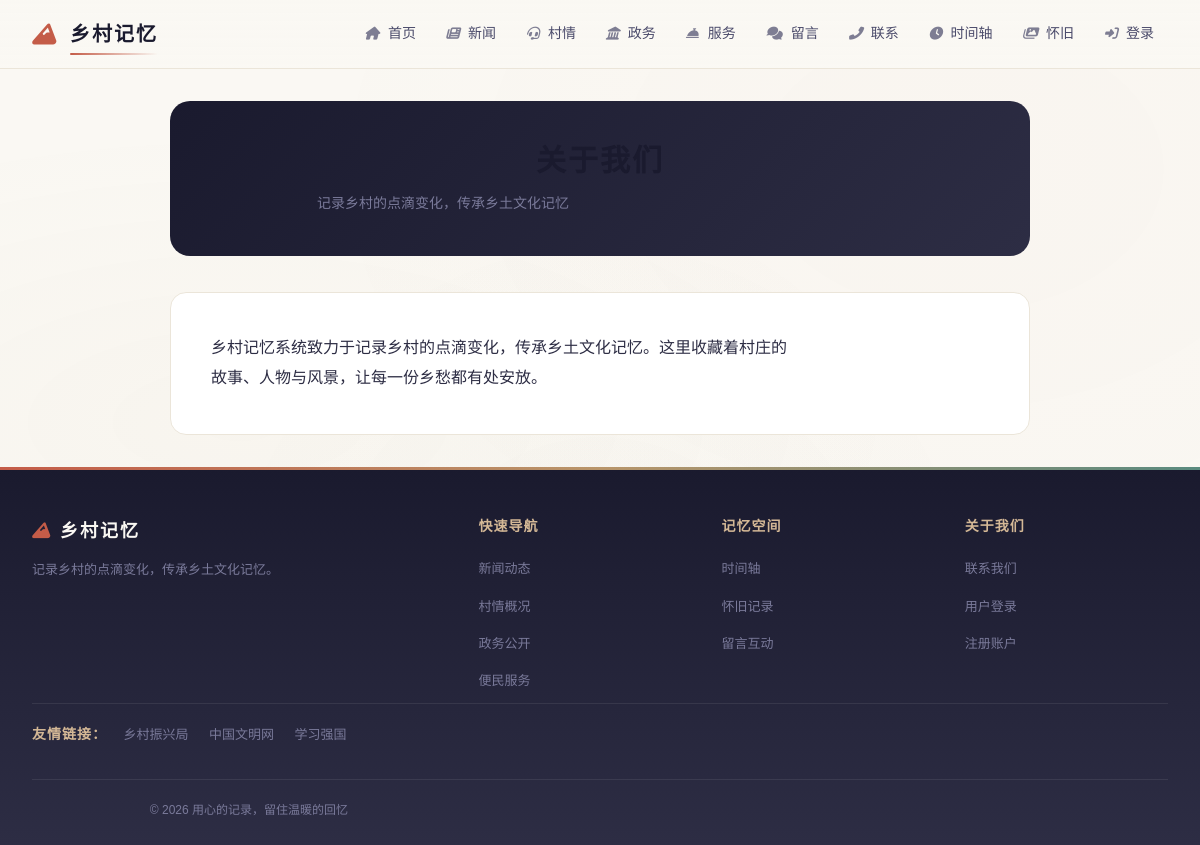
/about, run on the app's committed database.
### models.py (models this page shows, shortened)
class SiteConfig(db.Model):
    __tablename__ = "site_config"
    id = db.Column(db.Integer, primary_key=True)
    site_title = db.Column(db.String(100), default="乡村记忆")  # 站点标题
    site_slogan = db.Column(db.Text, default="")  # 站点副标题/标语
    logo_url = db.Column(db.String(255), default="")  # 图片 Logo 访问 URL
    logo_name = db.Column(db.String(100), default="乡村记忆")  # 文字 Logo 名称
    logo_icon = db.Column(db.String(50), default="fas fa-mountain")  # 文字 Logo 图标
    nav_menu = db.Column(db.Text, default="[]")  # 导航菜单 JSON
    footer_brand = db.Column(db.Text, default="")  # 页脚品牌名
    footer_about = db.Column(db.Text, default="")  # 页脚简介文案
    footer_links = db.Column(db.Text, default="[]")  # 页脚链接分组 JSON
    footer_copyright = db.Column(db.Text, default="")  # 版权后缀（不含年份）
    quick_links = db.Column(db.Text, default="[]")  # 首页快速入口 JSON
    home_stats = db.Column(db.Text, default="{}")  # 首页/村情统计 JSON
    about_content = db.Column(db.Text, default="")  # 关于我们页正文（富文本）
    hero_subtitle = db.Column(
        db.Text, default="生态宜居 · 产业兴旺 · 乡风文明"
    )  # 封面副标题
    hero_title = db.Column(db.Text, default="美丽乡村")  # 封面主标题（Hero 悬浮文字，后台可配）
    stat_labels = db.Column(db.Text, default="{}")  # KPI 标签 JSON: {population,area,output,satisfaction}
    intro_title = db.Column(db.Text, default="关于我们的村庄")  # 「关于我们的村庄」区块标题
    intro_subtitle = db.Column(db.Text, default="山水田园间，品味乡村魅力")  # 「关于我们的村庄」副文案
    features_title = db.Column(db.Text, default="乡村特色")  # 「乡村特色」区块标题
    features_subtitle = db.Column(db.Text, default="生态、生产、生活融合发展")  # 「乡村特色」副文案
    village_info_title = db.Column(db.Text, default="村庄信息")  # 「村庄信息」区块标题（P1）
    updated_at = db.Column(
        db.DateTime, default=datetime.utcnow, onupdate=datetime.utcnow
    )
    @classmethod
    def get(cls):
        try:
            row = cls.query.first()
        except Exception:
            row = None
        if row is None:
            row = cls(id=1, **cls.default_values())
        return row
    @property
    def nav_items(self):
        try:
            items = json.loads(self.nav_menu) if self.nav_menu else []
        except (json.JSONDecodeError, TypeError):
            items = []
        if not isinstance(items, list):
            items = []
        items = [i for i in items if i.get("is_active", True)]
        items.sort(key=lambda x: x.get("sort_order", 0))
        return items
    @property
    def footer_link_groups(self):
        try:
            groups = json.loads(self.footer_links) if self.footer_links else []
        except (json.JSONDecodeError, TypeError):
            groups = []
        return groups if isinstance(groups, list) else []

class FriendLink(db.Model):
    __tablename__ = "friend_links"
    id = db.Column(db.Integer, primary_key=True)
    name = db.Column(db.String(100), nullable=False)  # 链接名称
    url = db.Column(db.String(255), default="")  # 跳转地址
    logo_url = db.Column(db.String(255), default="")  # 站点图标（可选）
    description = db.Column(db.Text, default="")  # 备注
    sort_order = db.Column(db.Integer, default=0)  # 排序
    is_active = db.Column(db.Boolean, default=True)  # 是否展示
    created_at = db.Column(db.DateTime, default=datetime.utcnow)

### routes/main.py (the view)
@main_bp.route("/about")
def about_page():
    config = SiteConfig.get()
    return render_template(
        "about.html", about_content=config.about_content or ""
    )

### templates/about.html (shortened to what this page needs)
{% extends "base.html" %}
{% block content %}
<div class="about-container">
  <div class="about-header">
    <h1>关于我们</h1>
    <p>记录乡村的点滴变化，传承乡土文化记忆</p>
  </div>
  <div class="about-content">
    {% if about_content %}
    {{ about_content | safe }}
    {% else %}
    <p>乡村记忆系统致力于记录乡村的点滴变化，传承乡土文化记忆。这里收藏着村庄的故事、人物与风景，让每一份乡愁都有处安放。</p>
    {% endif %}
  </div>
</div>
{% endblock %}

### templates/base.html (shortened to what this page needs)
<!doctype html>
<html lang="zh-CN">
  <head>
    <link
      rel="stylesheet"
      href="{{ url_for('static', filename='font-awesome/css/all.min.css') }}"
    />
    <link rel="stylesheet" href="/static/css/style.css" />
  </head>
  <body class="{% if request.path.startswith('/admin') %}is-admin{% endif %}">
    <header class="site-header">
      <div class="header-inner">
        <a href="/" class="logo-area">
          {% if site_config and site_config.logo_url %}
          <img src="{{ site_config.logo_url }}" alt="{{ site_config.logo_name or 'logo' }}" style="height: 28px; border-radius: 6px;" />
          {% else %}
          <i class="{{ site_config.logo_icon if site_config and site_config.logo_icon else 'fas fa-mountain' }}"></i>
          <span>{{ site_config.logo_name if site_config and site_config.logo_name else '乡村记忆' }}</span>
          {% endif %}
        </a>
        <ul class="nav-links" id="navLinks">
          {% if site_config %}
          {% for item in site_config.nav_items %}
          <li>
            <a href="{{ item.url }}"><i class="{{ item.icon or 'fas fa-circle' }}"></i> {{ item.label }}</a>
          </li>
          {% endfor %}
          {% endif %}
          {% if session['user'] %}
          <li>
            <a href="/logout"><i class="fas fa-sign-out-alt"></i> 退出</a>
          </li>
          {% else %}
          <li>
            <a href="/login"><i class="fas fa-sign-in-alt"></i> 登录</a>
          </li>
          {% endif %}
        </ul>
      </div>
    </header>
    <main class="container">
       {% block content %}{% endblock %}
    </main>
    <footer>
      <div class="footer-inner">
        <div>
          <div class="footer-brand">
            {% if site_config and site_config.logo_icon %}<i class="{{ site_config.logo_icon }}" style="margin-right: 8px; color: var(--cinnabar)"></i>{% endif %}{{ site_config.footer_brand if site_config and site_config.footer_brand else '乡村记忆' }}
          </div>
          <p class="footer-desc">
            {{ site_config.footer_about if site_config and site_config.footer_about else '记录乡村的点滴变化，传承乡土文化记忆。<br />让每一份乡愁都有处安放，让每一个故事都被铭记。' }}
          </p>
        </div>
        {% for group in (site_config.footer_link_groups if site_config else []) %}
        <div>
          <div class="footer-title">{{ group.title }}</div>
          <ul class="footer-links">
            {% for link in group.links %}
            <li><a href="{{ link.url }}">{{ link.label }}</a></li>
            {% endfor %}
          </ul>
        </div>
        {% endfor %}
      </div>
      {% if friend_links %}
      <div class="footer-friends" style="border-top: 1px solid rgba(255, 255, 255, 0.08); padding-top: 16px; margin-bottom: 8px;">
        <span class="footer-title" style="margin-right: 12px;">友情链接：</span>
        {% for fl in friend_links %}
        <a href="{{ fl.url }}" target="_blank" rel="noopener noreferrer" style="margin-right: 16px; color: var(--ink-muted); font-size: 13px;">{{ fl.name }}</a>
        {% endfor %}
      </div>
      {% endif %}
      <div class="footer-bottom">
        <p>&copy; {{ now.year }} {{ site_config.footer_copyright if site_config and site_config.footer_copyright else '乡村记忆系统 | 用心的记录，留住温暖的回忆' }}</p>
      </div>
    </footer>
  </body>
</html>

### static/css/style.css (style rules this page uses)
:root { --cinnabar: #c45c48; --cinnabar-light: #d97b6a; --cinnabar-pale: #f5e0dc; --jade: #5a8a7f; --jade-light: #7ab5a8; --jade-pale: #e0f0ec; --gold: #b8956a; --gold-light: #d4b896; --gold-pale: #f5efe6; --ink-dark: #1a1a2e; --ink: #2d2d44; --ink-light: #4a4a6a; --ink-muted: #7a7a9a; --paper: #faf8f3; --paper-warm: #f5f0e8; --paper-deep: #ebe5d9; --shadow-sm: 0 1px 3px rgba(26, 26, 46, 0.06); --shadow-md: 0 4px 16px rgba(26, 26, 46, 0.08); --shadow-lg: 0 8px 32px rgba(26, 26, 46, 0.1); --shadow-xl: 0 16px 48px rgba(26, 26, 46, 0.12); --font-display: "Noto Serif SC", "Source Han Serif SC", serif; --font-body: "Noto Sans SC", "PingFang SC", "Microsoft YaHei", sans-serif; --font-mono: "JetBrains Mono", "Fira Code", monospace; --radius-sm: 8px; --radius-md: 12px; --radius-lg: 16px; --radius-xl: 20px; --radius-full: 9999px; --space-1: 4px; --space-2: 8px; --space-3: 12px; --space-4: 16px; --space-5: 20px; --space-6: 24px; --space-8: 32px; --space-10: 40px; --space-12: 48px; --space-16: 64px; --ease-out: cubic-bezier(0.16, 1, 0.3, 1); --ease-in-out: cubic-bezier(0.65, 0, 0.35, 1); --duration-fast: 150ms; --duration-normal: 250ms; --duration-slow: 400ms; }
*, *::before, *::after { box-sizing: border-box; margin: 0; padding: 0; }
html { font-size: 16px; -webkit-font-smoothing: antialiased; -moz-osx-font-smoothing: grayscale; }
body { font-family: var(--font-body); background: var(--paper); color: var(--ink); line-height: 1.7; min-height: 100vh; display: flex; flex-direction: column; }
a { color: var(--cinnabar); text-decoration: none; transition: color var(--duration-fast) var(--ease-out); }
h1, h2, h3, h4, h5, h6 { font-family: var(--font-display); font-weight: 700; line-height: 1.3; color: var(--ink-dark); letter-spacing: 0.02em; }
h1 { font-size: clamp(1.75rem, 1.25rem + 2.5vw, 2.75rem); }
p { max-width: 65ch; }
.container { max-width: 1280px; margin: 0 auto; padding: var(--space-8) var(--space-6); width: 100%; flex: 1; }

### templates/about.html (style rules this page uses)
.about-container { max-width: 860px; margin: 0 auto; }
.about-header { text-align: center; margin-bottom: 36px; padding: 40px 20px; background: linear-gradient(135deg, var(--ink-dark) 0%, var(--ink) 100%); color: var(--paper); border-radius: 20px; }
.about-header h1 { font-family: "Noto Serif SC", serif; font-size: 30px; margin: 0 0 12px; letter-spacing: 2px; }
.about-header p { color: var(--ink-muted); font-size: 14px; margin: 0; }
.about-content { background: white; border-radius: 16px; padding: 40px; border: 1px solid var(--paper-deep); line-height: 1.9; color: var(--ink); }

### data on the page
SiteConfig: logo_name "乡村记忆", about_content "乡村记忆系统致力于记录乡村的点滴变化，传承乡土文化记忆。这里收藏着村庄的故事、人物与风景，让每一份乡愁都有处安放。", footer_brand "乡村记忆", footer_about "记录乡村的点滴变化，传承乡土文化记忆。", footer_copyright "用心的记录，留住温暖的回忆"
FriendLink: name "乡村振兴局"
FriendLink: name "中国文明网"
FriendLink: name "学习强国"

### other printed values
{{ item.label }} "首页" "新闻" "村情" "政务" "服务" "留言" "联系" "时间轴" "怀旧"
{{ group.title }} "快速导航" "记忆空间" "关于我们"
{{ link.label }} "新闻动态" "村情概况" "政务公开" "便民服务" "时间轴" "怀旧记录" "留言互动" "联系我们" "用户登录" "注册账户"
